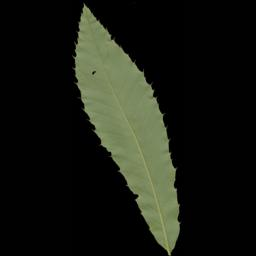
#> input picture plantdb/train/1.jpg, 256 x 256 px, found by its file name; its folder holds only this picture in this run
$ python featureExtraction_.py   (older library calls are emulated)
#> lines starting #> are read from the running program, lines starting #| are printed output that depends on the picture
#> further down, img is the input picture: shape (256, 256, 3); mean B, G, R 18.2, 26, 23.5
### computeFeatures.py
"""
computeFeatures.py

YOUR WORKING FUNCTION for computing features

"""
import numpy as np
import cv2
import matplotlib.pyplot as plt
import pickle
from scipy.cluster.vq import kmeans, kmeans2, vq

# you are allowed to import other Python packages above
##########################
def computeFeatures(img):
    # Inputs
    # img: 3-D numpy array of an RGB color image
    #
    # Output
    # featvect: A D-dimensional vector of the input image 'img'
    #
    #########################################################################
    # ADD YOUR CODE BELOW THIS LINE


    # img = cv2.imread(img)
    # img = cv2.cvtColor(img, cv2.COLOR_BGR2RGB)
    gray = cv2.cvtColor(img, cv2.COLOR_RGB2GRAY)
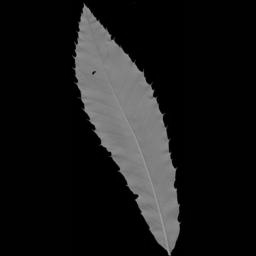
#> gray: shape (256, 256); min 0, max 168, mean 24.4
    #print(gray.shape)

    # extract SIFT features
    _sift = cv2.xfeatures2d.SIFT_create(nfeatures = 10,contrastThreshold=0.1)
    _kps, featvect = _sift.detectAndCompute(gray, None) #extracting keypoint and descriptor of the query image
    print(featvect.shape)
#| (10, 128)

    # load the pickled codebook, apply vq to the features
# =============================================================================
#     codebook = pickle.load( open( "feat.pkl", "rb" ) )
#     featvect, distortion = vq(_des, codebook)
# =============================================================================


    # plot
    # bowhist = np.histogram(_code, k, normed=True)
    # BOW histogram for image
    # plt.bar(bowhist[1][1:], bowhist[0]);  #bow[i][0]=>array, bow[i][1]=>bin_edges
    # plt.show()
# =============================================================================
#     plt.figure(figsize=(8,6))
#     plt.imshow(img)
#     fig = plt.gcf()
#     ax = fig.gca()
#     for r in np.arange(len(_kps)):
#         circle1 = plt.Circle((_kps[r].pt[0], _kps[r].pt[1]), _kps[r].size/2, color='r', fill=False)
#         ax.add_artist(circle1)
#     plt.show()
# =============================================================================


    # This is the baseline method: 192-D RGB colour feature histogram
    rhist, rbins = np.histogram(img[:,:,0], 64, normed=True)
#> rhist = 64 values, max 0.304 at index 0, min 0 at index 60, mean 0.00595; rbins = 65 values from 0 to 168
    ghist, gbins = np.histogram(img[:,:,1], 64, normed=True)
#> ghist = 64 values, max 0.29 at index 0, min 0 at index 62, mean 0.00571; gbins = 65 values from 0 to 175
    bhist, bbins = np.histogram(img[:,:,2], 64, normed=True)
#> bhist = 64 values, max 0.376 at index 0, min 1.46e-05 at index 63, mean 0.00746; bbins = 65 values from 0 to 134
    featvect3 = np.concatenate((rhist, ghist, bhist))
#> featvect3 = 192 values, max 0.376 at index 128, min 0 at index 60, mean 0.00638
    print(featvect3.shape)
#| (192,)

    # This creates a 300-D vector of random values as features!
    featvect2 = np.random.rand(300,1)
    # print(featvect2.shape)
    #print(featvect)

    # END OF YOUR CODE
    #########################################################################
    return featvect[0][:300]

### featureExtraction_.py
"""
featureExtraction.py

DO NOT MODIFY ANY CODES IN THIS FILE
OTHERWISE YOUR RESULTS MAY BE INCORRECTLY EVALUATED!

@author: John See, 2017
@modified by: Lai Kuan, Wong, 2018

"""
import os
import cv2
import numpy as np
import pickle
import matplotlib.pyplot as plt
from computeFeatures import computeFeatures

# EDIT THIS TO YOUR OWN PATH IF DIFFERENT
dbpath = 'D:\\Document\\MMU Sem 6\\Visual Information Processing\\Assignment\\Assignment 2\\plantdb\\train\\'

# these labels are the classes assigned to the actual plant names
labels = (1,2,3,4,5,6,7,8,9,10)

featvect = []  # empty list for holding features
FEtime = np.zeros(500)

for idx in range(500):
    img = cv2.imread( os.path.join(dbpath, str(idx+1) + ".jpg") )
    img = cv2.cvtColor(img, cv2.COLOR_BGR2RGB)

    # display image
    #plt.imshow(img), plt.xticks([]), plt.yticks([])
    #plt.show()

    # compute features and append to list
    e1 = cv2.getTickCount() # start timer
    feat = computeFeatures(img)
#> feat = 128 values, max 168 at index 8, min 0 at index 1, mean 17.82
#> (the run stopped early here; a loop or call above may not have finished)
